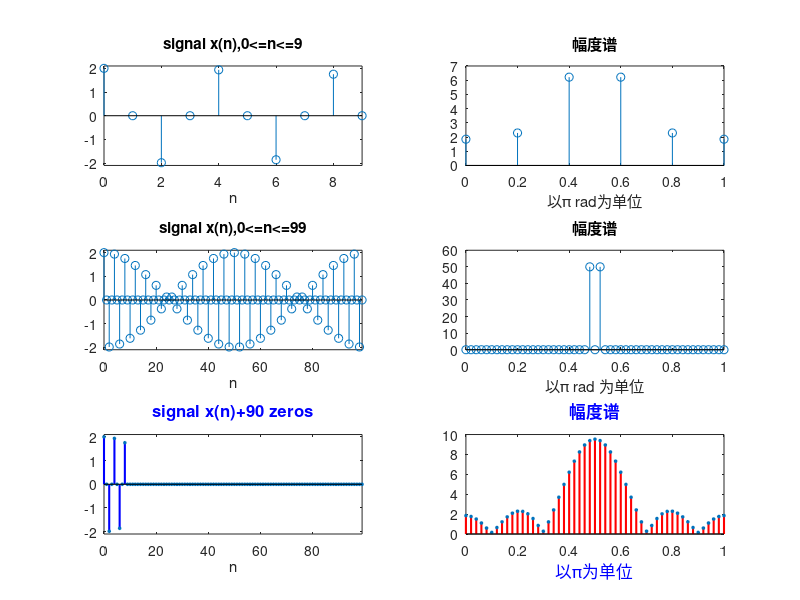

Recreate this plot in MATLAB.
clc;
clear;
clear all;

n = 0:9;
x = cos(0.48*pi*n)+cos(0.52*pi*n); %10个样本
subplot(321);
stem(n,x);
title('signal x(n),0<=n<=9');
xlabel('n');
axis([0,9,-2.1,2.1]);
N1 = 10;
Xk1 = fft(x,N1);    %计算的是10点DFT
mag_Xk1 = abs(Xk1(1:N1/2+1));
k1 = 0:N1/2;
w1 = k1*2*pi/N1;
subplot(322);
stem(w1/pi,mag_Xk1);
title('幅度谱');
xlabel('以\pi rad为单位');

n2 = 0:99;
x2 = cos(0.48*pi*n2)+cos(0.52*pi*n2); %100个样本
subplot(323);
stem(n2,x2);
title('signal x(n),0<=n<=99');
xlabel('n');
axis([0,99,-2.1,2.1]);
N2 = 100;
Xk2 = fft(x2,N2);    %计算的是100点DFT
mag_Xk2 = abs(Xk2(1:N2/2+1));
k2 = 0:N2/2;
w2 = k2*2*pi/N2;
subplot(324);
stem(w2/pi,mag_Xk2);
title('幅度谱');
xlabel('以\pi rad 为单位');

n3 = 0:99;
y = [x,zeros(1,90)];    %10个样本，90个0
subplot(325);
stem(n3,y,'Filled','MarkerSize',2,'LineWidth',1.5,'color','b');
title('signal x(n)+90 zeros','Color','b','FontSize',12);
xlabel('n');
axis([0,99,-2.1,2.1]);
N3 = 100;
Yk = fft(y,N3); %计算信号y的100点DFT
mag_Yk = abs(Yk(1:N3/2+1));
k3 = 0:N3/2;
w3 = k3*2*pi/N3;
subplot(326);
stem(w3/pi,mag_Yk,'Filled','MarkerSize',2,'LineWidth',1.5,'color','r');
title('幅度谱','Color','b','FontSize',12);
xlabel('以\pi为单位','Color','b','FontSize',12);
